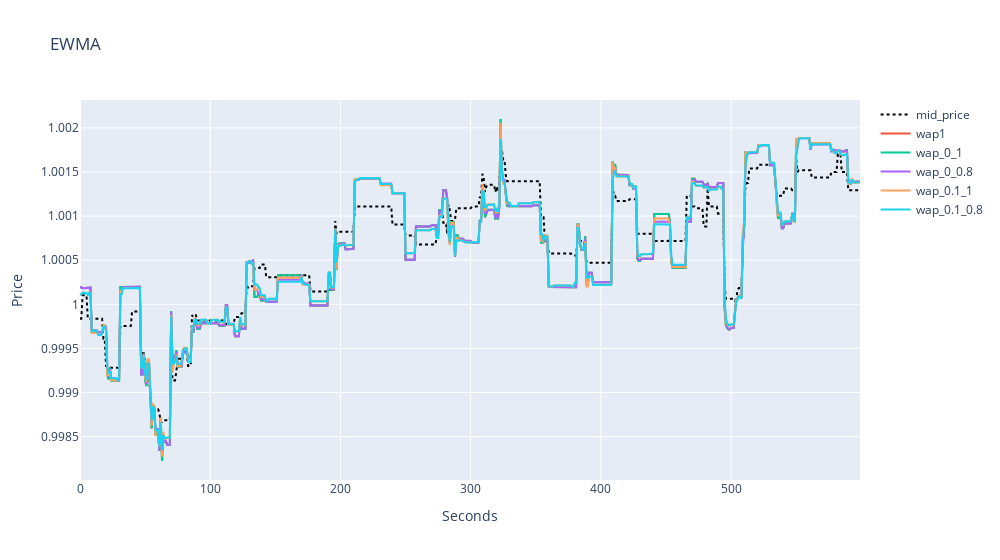

The notebook cell this image was saved under:
### Code cell
fig = go.Figure()
fig.add_trace(go.Scatter(x=dfj["seconds_in_bucket"], y=((dfj["bid_price1"] + dfj["ask_price1"])/2).ffill(), mode='lines', name='mid_price', line=dict(color='black', dash='dot')))
fig.add_trace(go.Scatter(x=dfj["seconds_in_bucket"], y=dfj["wap1"].ffill(), mode='lines', name='wap1'))
fig.add_trace(go.Scatter(x=dfj["seconds_in_bucket"], y=dfj["wap_0_1"], mode='lines', name='wap_0_1'))
fig.add_trace(go.Scatter(x=dfj["seconds_in_bucket"], y=dfj["wap_0_0.8"], mode='lines', name='wap_0_0.8'))
fig.add_trace(go.Scatter(x=dfj["seconds_in_bucket"], y=dfj["wap_0.1_1"], mode='lines', name='wap_0.1_1'))
fig.add_trace(go.Scatter(x=dfj["seconds_in_bucket"], y=dfj["wap_0.1_0.8"], mode='lines', name='wap_0.1_0.8'))
fig.update_layout(title = "EWMA", width=1000)
fig.update_xaxes(title_text="Seconds") 
fig.update_yaxes(title_text="Price")
fig.show()

### Figure 1 — Plotly figure (JSON) as saved in the notebook; plotly's stock layout.template omitted (floating-point values rounded to 4 significant figures; data arrays with more than 128 entries replaced by an {"elided": "..."} marker saying what was removed)
{"data": [{"line": {"color": "black", "dash": "dot"}, "mode": "lines", "name": "mid_price", "type": "scatter", "x": {"elided": "600 int values"}, "y": {"elided": "600 float values"}}, {"mode": "lines", "name": "wap1", "type": "scatter", "x": {"elided": "600 int values"}, "y": {"elided": "600 float values"}}, {"mode": "lines", "name": "wap_0_1", "type": "scatter", "x": {"elided": "600 int values"}, "y": {"elided": "600 float values"}}, {"mode": "lines", "name": "wap_0_0.8", "type": "scatter", "x": {"elided": "600 int values"}, "y": {"elided": "600 float values"}}, {"mode": "lines", "name": "wap_0.1_1", "type": "scatter", "x": {"elided": "600 int values"}, "y": {"elided": "600 float values"}}, {"mode": "lines", "name": "wap_0.1_0.8", "type": "scatter", "x": {"elided": "600 int values"}, "y": {"elided": "600 float values"}}], "layout": {"title": {"text": "EWMA"}, "width": 1000, "xaxis": {"title": {"text": "Seconds"}}, "yaxis": {"title": {"text": "Price"}}}}
